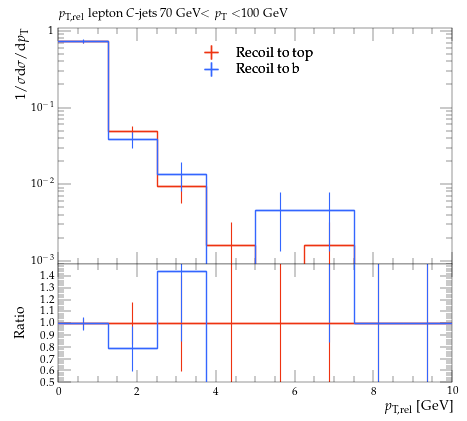

This chart was generated by the following Python code:
#! /usr/bin/env python

# This Python script was auto-generated using YODA v2.0.2.
# Analysis object: /MC_HFDECAYS/avg_C_jet_l_pTrel_70_100
# Timestamp: 31-07-2026 (13:13:53)

import matplotlib as mpl
import matplotlib.pyplot as plt
mpl.use('Agg') # comment out for interactive use
import os
import numpy as np

plotDir = os.path.split(os.path.realpath(__file__))[0]
if 'YODA_USER_PLOT_PATH' in globals():
    plot_outdir = globals()['YODA_USER_PLOT_PATH']
else:
    plot_outdir = plotDir

#plot style
plt.style.use(os.path.join(plotDir, '../default.mplstyle'))
# plot metadata
figW, figH = plt.rcParams['figure.figsize']
ax_xLabel = r'$p_\mathrm{T,rel}$ [GeV]'
ax_yLabel = r'$1/\sigma \mathrm{d}\sigma/\mathrm{d}p_\mathrm{T}$'
ax_title  = r'$p_\mathrm{T,rel}$ lepton $C$-jets 70 GeV$<p_\mathrm{T}<$100 GeV'
ax_xScale = 'linear'
ax_yScale = 'log'
xLims = (0.0, 10.0)
yLims = (0.0009000000000000001, 1.1)

# TeX-friendly labels for the legend
labels = {
    'legend' : ([ r"Recoil to top", r"Recoil to b" ], r""),
}

# Adjust canvas width and height
canvasW = 10.0
canvasH = 9.0
figW *= canvasW/10.
figH *= canvasH/9.

# Create figure and axis objects
fig, (ax, ratio0_ax) = plt.subplots(2, 1, sharex=True,
                  figsize=(figW,figH), gridspec_kw={'height_ratios': (6.0, 3.0)})

# Set figure margins
plt.subplots_adjust(
    left   = 1.0 * plt.rcParams['figure.subplot.left'],
    right  = 1.0 * plt.rcParams['figure.subplot.right'],
    top    = 1.0 * plt.rcParams['figure.subplot.top'],
    bottom = 1.0 * plt.rcParams['figure.subplot.bottom'])

ratio0_ax.yaxis.set_major_locator(mpl.ticker.MultipleLocator(0.1))
ratio0_ax.set_ylim(0.5, 1.4999)
ratio0_ax.set_ylabel('Ratio')

# the numerical data is stored in a separate file
dataf = dict()
prefix = os.path.split(__file__)[0]
if prefix:    prefix = prefix + '/'
exec(open(prefix+'avg_C_jet_l_pTrel_70_100__data.py').read(), dataf)


legend_handles = dict() # keep track of handles for the legend

# style options for curves
# starts at zorder>=5 to draw curve on top of legend
styles = {
  'recoil_t': {
    'color' : '#EE3311',
    'linestyle' : '-',
    'linewidth' : 1,
    'marker' : 'none',
    'markersize' : 2,
    'capsize' : 0.0,
    'zorder' : 5,
    'histstyle' : 1,
    'drawstyle' : 'steps-pre',
    'xerrorbars' : 1,
    'yerrorbars' : 1,
    'fillcolor' : None,
    'fillopacity' : 1.0,
    'ratio0_linestyle' : '-',
    'ratio0_linewidth' : 1,
    'ratio0_marker' : 'none',
    'ratio0_markersize' : 2,
    'ratio0_capsize' : 0.0,
    'ratio0_zorder' : 5,
    'ratio0_histstyle' : 1,
    'ratio0_drawstyle' : 'steps-pre',
    'ratio0_xerrorbars' : 1,
    'ratio0_yerrorbars' : 1,
  },
  'recoil_b': {
    'color' : '#3366FF',
    'linestyle' : '-',
    'linewidth' : 1,
    'marker' : 'none',
    'markersize' : 2,
    'capsize' : 0.0,
    'zorder' : 6,
    'histstyle' : 1,
    'drawstyle' : 'steps-pre',
    'xerrorbars' : 1,
    'yerrorbars' : 1,
    'fillcolor' : None,
    'fillopacity' : 1.0,
    'ratio0_linestyle' : '-',
    'ratio0_linewidth' : 1,
    'ratio0_marker' : 'none',
    'ratio0_markersize' : 2,
    'ratio0_capsize' : 0.0,
    'ratio0_zorder' : 6,
    'ratio0_histstyle' : 1,
    'ratio0_drawstyle' : 'steps-pre',
    'ratio0_xerrorbars' : 1,
    'ratio0_yerrorbars' : 1,
  },
}

# curve from input yoda files in main panel
for label, yvals in dataf['yvals'].items():
    if all(np.isnan(v) for v in dataf['yvals'][label]):
        continue
    tmp = None
    if styles[label]['histstyle']: # draw as histogram
        xpos = dataf['xedges'][label] if styles[label]['drawstyle'] else dataf['xpoints'][label]
        ypos = np.insert(yvals, 0, yvals[0]) if styles[label]['drawstyle'] else yvals
        if styles[label]['fillcolor']: # fill area below curve
            ax.fill_between(xpos, ypos, step='pre',
                            color=styles[label]['fillcolor'],
                            alpha=styles[label]['fillopacity'])
        tmp, = ax.plot(xpos, ypos,
                       color=styles[label]['color'],
                       linestyle=styles[label]['linestyle'],
                       linewidth=styles[label]['linewidth'],
                       drawstyle=styles[label]['drawstyle'], solid_joinstyle='miter',
                       zorder=styles[label]['zorder'], label=label)
    tmp = ax.errorbar(dataf['xpoints'][label], yvals,
                      xerr=np.array(dataf['xerrs'][label])*styles[label]['xerrorbars'],
                      yerr=np.array(dataf['yerrs'][label])*styles[label]['yerrorbars'],
                      fmt=styles[label]['marker'], capsize=styles[label]['capsize'],
                      markersize=styles[label]['markersize'],
                      ecolor=styles[label]['color'],
                      color=styles[label]['color'], zorder=styles[label]['zorder'])
    tmp[-1][0].set_linestyle(styles[label]['linestyle'])
    tmp[-1][0].set_linewidth(styles[label]['linewidth'])
    if label in dataf['add_legend_handle']:  legend_handles[label] = tmp
    for varLabel in dataf['variation_yvals'].keys():
        if varLabel.startswith(label):
            tmp, = ax.plot(dataf['xedges'][label], dataf['variation_yvals'][varLabel],
                           color=styles[label]['color'],
                           linestyle=styles[label]['linestyle'],
                           linewidth=styles[label]['linewidth'],
                           drawstyle='steps-pre', solid_joinstyle='miter',
                           zorder=styles[label]['zorder'], alpha=0.5)


# plots on ratio panel
# curve from input yoda files in ratio panel
for label, yvals in dataf['ratio0_yvals'].items():
    if all(np.isnan(v) for v in yvals):
        continue
    if styles[label]['ratio0_histstyle']: # plot as histogram
        xpos = dataf['xedges']['recoil_t'] if styles[label]['ratio0_drawstyle'] else dataf['xpoints']['recoil_t']
        ypos = np.insert(yvals, 0, yvals[0]) if styles[label]['ratio0_drawstyle'] else yvals
        ratio0_ax.plot(xpos, ypos,
                       color=styles[label]['color'],
                       linewidth=styles[label]['linewidth'],
                       linestyle=styles[label]['ratio0_linestyle'],
                       drawstyle=styles[label]['ratio0_drawstyle'], zorder=styles[label]['zorder'],
                       solid_joinstyle='miter')
    tmp = ratio0_ax.errorbar(dataf['xpoints']['recoil_t'], yvals,
                             xerr=np.array(dataf['ref_xerrs'])*styles[label]['ratio0_xerrorbars'],
                             yerr=np.array(dataf['ratio0_yerrs'][label])*styles[label]['ratio0_yerrorbars'],
                             fmt=styles[label]['ratio0_marker'], capsize=styles[label]['ratio0_capsize'],
                             markersize=styles[label]['ratio0_markersize'],
                             ecolor=styles[label]['color'],
                             color=styles[label]['color'])
    tmp[-1][0].set_linestyle(styles[label]['ratio0_linestyle'])
    tmp[-1][0].set_linewidth(styles[label]['ratio0_linewidth'])

    for varlabel in dataf['ratio0_variation_vals'].keys():
        if varlabel.startswith(label):
            ratio0_ax.plot(dataf['xedges']['recoil_t'],
                            dataf['ratio0_variation_vals'][varlabel],
                            color=styles[label]['color'],
                            linestyle=styles[label]['linestyle'],
                            linewidth=styles[label]['linewidth'],
                            drawstyle='steps-pre', solid_joinstyle='miter',
                            zorder=1, alpha=0.5)

legend_items = list(legend_handles.values())
ax.add_artist(ax.legend(legend_items,
                        labels['legend'][0],
                        title=labels['legend'][1],
                        alignment='left',
                        loc='upper center',
                        bbox_to_anchor=(0.5, 0.97)))

# set plot metadata as defined above
ratio0_ax.set_xlabel(ax_xLabel)
ratio0_ax.xaxis.set_label_coords(1., -0.15)
ax.set_ylabel(ax_yLabel, ha='right', va='top')
ax.yaxis.set_label_coords(-0.11, 1.0)
ax.set_title(ax_title, loc='left')
ax.set_xscale(ax_xScale)
ax.set_yscale(ax_yScale)
ax.set_xlim(xLims)
ax.set_ylim(yLims)

# tick formatting
plt.rcParams['xtick.top'] = True
plt.rcParams['ytick.right'] = True
ax.yaxis.set_major_locator(mpl.ticker.LogLocator(base=10.0, numticks=np.inf))
ax.yaxis.set_minor_locator(mpl.ticker.LogLocator(
                           base=10.0, subs=np.arange(0.1, 1, 0.1), numticks=np.inf))
fig.align_ylabels((ax, ratio0_ax))
plt.savefig(os.path.join(plot_outdir, 'avg_C_jet_l_pTrel_70_100.pdf'), format='PDF')
plt.savefig(os.path.join(plot_outdir, 'avg_C_jet_l_pTrel_70_100.png'), format='PNG')

plt.close(fig)
